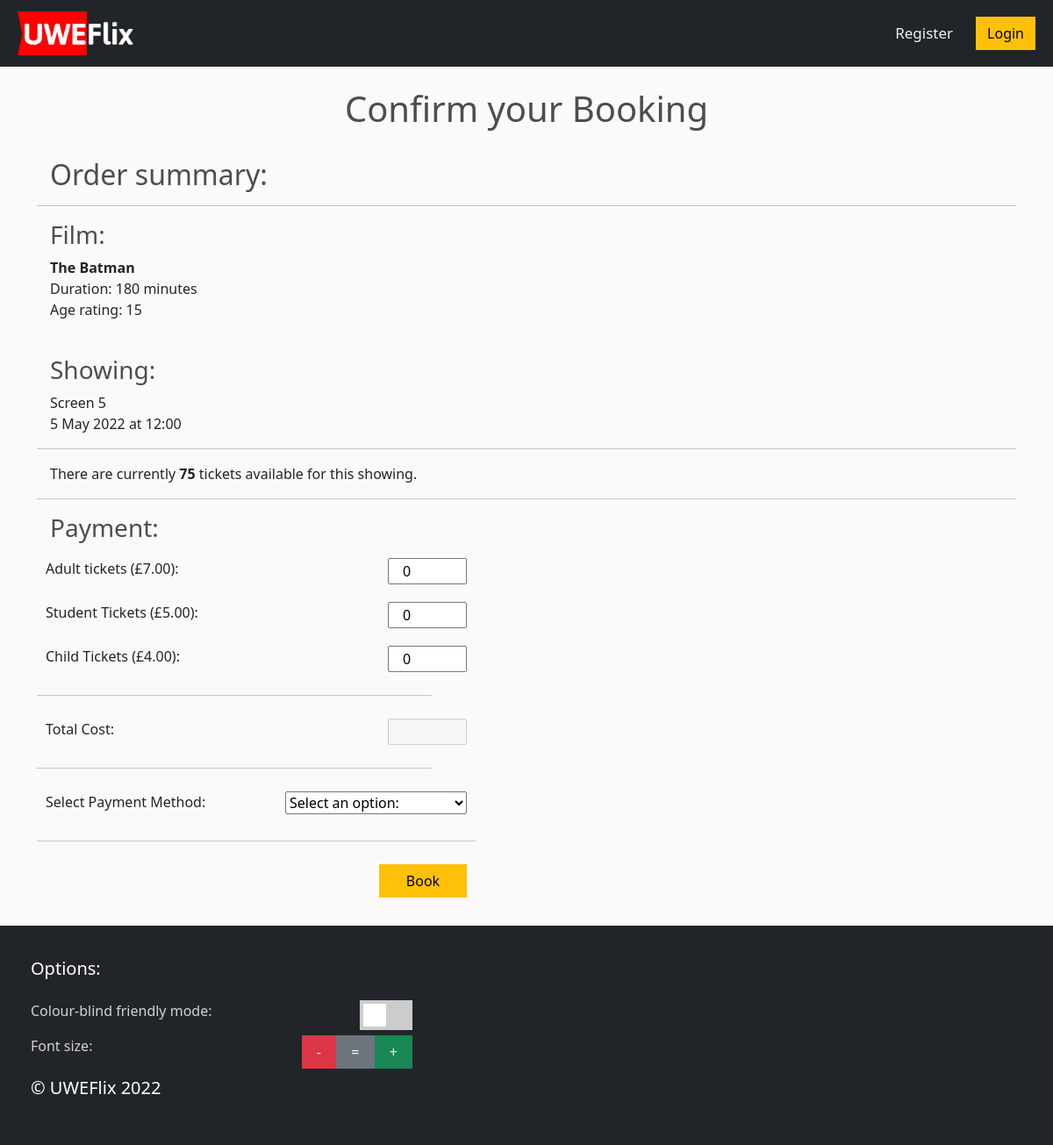
Page /payment/21/ on the committed database.
### uweflix/models.py (models this page shows, shortened)
class Showing(models.Model):
    screen = models.ForeignKey(Screen, default=1, on_delete=models.CASCADE)
    film = models.ForeignKey(Film,on_delete=models.CASCADE)
    time = models.DateTimeField()
    remaining_tickets = models.IntegerField(default=150)  # NEEDS TO BE ASSIGNED TO THE SCREEN CAPACITY SOMEHOW!
    def getShowing(id):#READ
        try:
            showing = Showing.objects.get(id=id)
            return showing
        except:
            print("No showinf exists with that showing ID.")

class Film(models.Model):
    title = models.CharField(max_length=100)
    age_rating = models.CharField(max_length=3)
    """Age Ratings:
        - U
        - PG
        - 12
        - 12A
        - 15
        - 18"""
    duration = models.CharField(max_length=3)
    trailer_desc = models.CharField(max_length=500)
    image = models.ImageField(default="placeholder.png")

class Screen(models.Model):
    capacity = models.IntegerField()
    apply_covid_restrictions =  models.BooleanField(null=True)

class Prices(models.Model):
    adult = models.FloatField(default=5.0)
    student = models.FloatField(default=4.0)
    child = models.FloatField(default=3.0)
    def getCurrentPrices():
        currentPrices = Prices.objects.last()
        return currentPrices.adult, currentPrices.student, currentPrices.child

### uweflix/views.py (the view, shortened to what this page needs)
# urls.py: path("payment/<int:showing>/", views.payment, name="payment"),
def payment(request, showing):
    if 'user_id' in request.session:
        if request.session['user_group'] == "Club Rep":
            return redirect('rep_payment', showing=showing)
    adult,student,child=Prices.getCurrentPrices()
    showing = Showing.getShowing(id=showing)
    form = PaymentForm()
    context = {
        "showing": showing,
        "form": form,
        "adult_price": adult,
        "student_price": student,
        "child_price": child
    }
    return render(request, 'uweflix/payment.html', context)

### uweflix/forms.py (shortened to what this page needs)
class PaymentForm(forms.Form):
    adult_tickets = forms.IntegerField(validators=[
        MaxValueValidator(100),
        MinValueValidator(0)
    ],required=False, initial=0)
    student_tickets = forms.IntegerField(validators=[
        MaxValueValidator(100),
        MinValueValidator(0)
    ],required=False, initial=0)
    child_tickets = forms.IntegerField(validators=[
        MaxValueValidator(100),
        MinValueValidator(0)
    ],required=False, initial=0)
    total_cost=forms.FloatField(label="Total Cost: ", disabled=True, required=False)
    payment_choices = [(None, 'Select an option:'),
                    ('nopay', 'Customer: Pay with Card'),
                    ('credit', 'Student: Pay with Credit'), ]
    payment_options = forms.ChoiceField(choices=payment_choices, widget=forms.Select(attrs={}))

### uweflix/templates/uweflix/payment.html (shortened to what this page needs)
{% extends "uweflix/layout.html" %}
{% load static %}
{% block content %}
<br/>
<h1>Confirm your Booking</h1>
<br/>
<body>
    <h2>Order summary:</h2>
    <hr/>
    <h3>Film:</h3>
        <p>
           <b>{{ showing.film.title }}</b><br/>
           Duration: {{ showing.film.duration }} minutes<br/>
           Age rating: {{ showing.film.age_rating }}
        </p>
        <br/>
        <h3>Showing:</h3>
        <p>Screen {{ showing.screen.id }}<br/>{{ showing.time | date:'j M Y' }} at {{ showing.time | time:'G:i'}}</p>
        <hr/>
        <p>There are currently <b>{{ showing.remaining_tickets }}</b> tickets available for this showing.</p>
        <hr/>
    <div class="form">
        <form id="payment-form" action="{% url 'payment' showing.pk %}" method="post" autocomplete="off">
            <h3>Payment:</h3>
            <div class="form-area">
                <div class="form-group">
                    Adult tickets (£<span id="payment_adult_price">{{ adult_price | floatformat:2 }}</span>): {{ form.adult_tickets }}
                </div>
                <br/>
                <div class="form-group">
                    Student Tickets (£<span id="payment_student_price">{{ student_price | floatformat:2 }}</span>): {{ form.student_tickets }}
                </div>
                <br/>
                <div class="form-group">
                    Child Tickets (£<span id="payment_child_price">{{ child_price | floatformat:2 }}</span>): {{ form.child_tickets }}
                </div>
                <hr/>
                <div class="form-group">
                    Total Cost: {{ form.total_cost }}
                </div>
                <hr/>
                <div class="form-group">
                    Select Payment Method: {{ form.payment_options }}
                </div>
            </div>
            <hr/>
            <div class="form-group">
                <input id="confirm-btn" class="btn btn-warning" type="submit" value="Book">
            </div>
        </form>
    </div>
</body>
{% endblock %}

### uweflix/static/uweflix/site.css (style rules this page uses)
body { background-color: hsl(0, 0%, 98%); }
h1,h2,h3,h4,h5,h6 { color:hsl(0, 0%, 30%); }
.btn { border-radius: 0; }
#id_adult_tickets, #id_student_tickets, #id_child_tickets, #id_total_cost, #discount-btn, #id_adult, #id_student, #id_child, #id_rep_student_tickets, #id_apply_covid_restrictions { width:90px; float: right; }
#id_payment_options, #id_club, #id_card_number, #id_clubrep_choices, #id_timerange_choices, #id_screen, #id_film, #id_time { float:right; }
#confirm-btn, #set-payment-btn { width:100px; float:right; }
.form-area { width: 450px; }
.form-group { height:50px; width: 500px; margin: auto; display: inline-block; padding: 10px; }

### uweflix/templates/uweflix/payment.html (style rules this page uses)
form { display: inline-block; }
h1 { text-align: center; }
h2, h3, h5, p, input { padding-left: 15px; }

### rows in the picture
Showing: film "The Batman", film.duration "180", film.age_rating "15", screen.id "5", time "5 May 2022", time "12:00", remaining_tickets "75"
Prices: adult "7.00", student "5.00", child "4.00"
